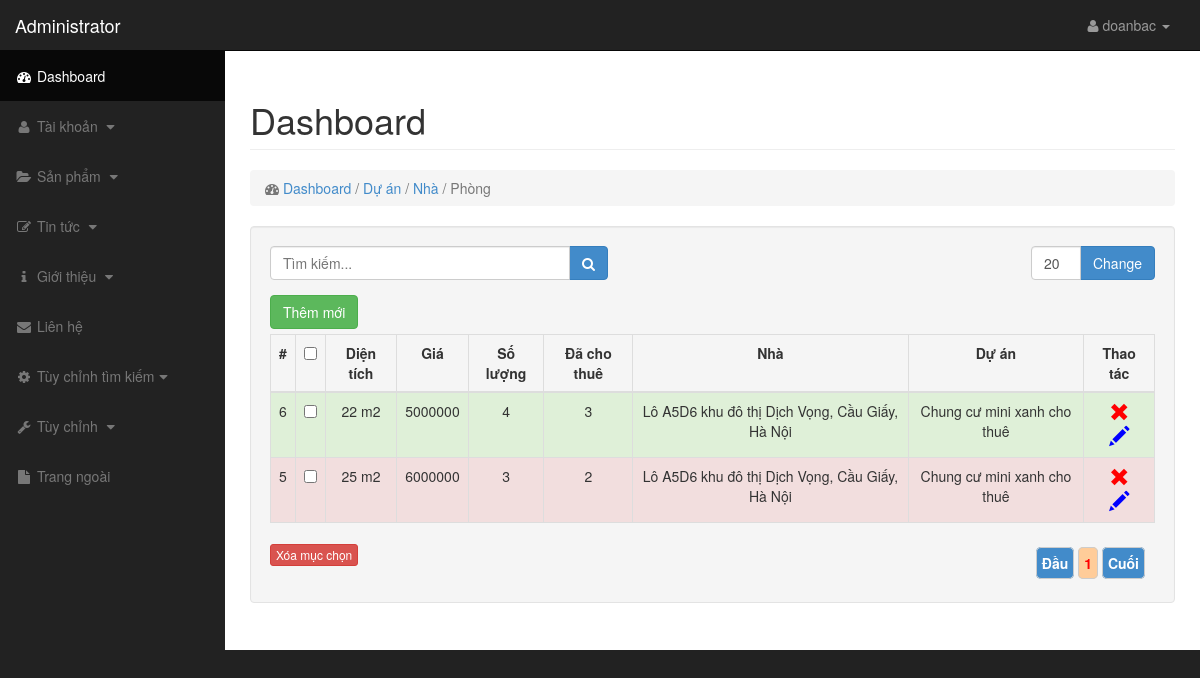
Screenshot of /bds@123/index.php?page=room&id_pro=1&id_house=22 (signed in) with the database file from the repository.
### tables this page shows
CREATE TABLE `tb_user` (
  `id` int(11) NOT NULL AUTO_INCREMENT,
  `username` varchar(255) NOT NULL,
  `password` varchar(255) NOT NULL,
  `email` varchar(255) NOT NULL,
  `groupid` tinyint(11) NOT NULL,
  `fullname` varchar(255) NOT NULL,
  `avatar` text NOT NULL,
  `sex` tinyint(1) NOT NULL,
  `phone` text NOT NULL,
  `address` text NOT NULL,
  `birthday` date NOT NULL,
  `created` timestamp NOT NULL DEFAULT CURRENT_TIMESTAMP ON UPDATE CURRENT_TIMESTAMP,
  `publish` tinyint(1) NOT NULL DEFAULT '0',
  `ipp` int(11) NOT NULL DEFAULT '20',
  `facebook` varchar(255) NOT NULL,
  `helper` tinyint(4) NOT NULL DEFAULT '0',
  PRIMARY KEY (`id`)
);

CREATE TABLE `tb_rooms` (
  `id_room` int(11) NOT NULL AUTO_INCREMENT,
  `area_room` float NOT NULL,
  `cost` bigint(20) NOT NULL,
  `quantity` int(11) NOT NULL,
  `description_room` text NOT NULL,
  `id_house` int(11) NOT NULL,
  `created` timestamp NOT NULL DEFAULT CURRENT_TIMESTAMP ON UPDATE CURRENT_TIMESTAMP,
  `room_rent` tinyint(4) NOT NULL,
  PRIMARY KEY (`id_room`)
);

CREATE TABLE `tb_house` (
  `id_house` int(11) NOT NULL AUTO_INCREMENT,
  `addr` varchar(255) NOT NULL,
  `area` float NOT NULL,
  `floors` tinyint(4) NOT NULL,
  `lat` double NOT NULL,
  `lng` double NOT NULL,
  `description` text NOT NULL,
  `id_product` int(11) NOT NULL,
  `created` timestamp NOT NULL DEFAULT CURRENT_TIMESTAMP ON UPDATE CURRENT_TIMESTAMP,
  `province` int(11) NOT NULL,
  `district` int(11) NOT NULL,
  `image_house` varchar(255) NOT NULL,
  `name_house` varchar(255) NOT NULL,
  `office_none` tinyint(4) NOT NULL DEFAULT '0',
  `cost_house` bigint(20) NOT NULL,
  PRIMARY KEY (`id_house`)
);

CREATE TABLE `tb_product` (
  `id_product` int(11) NOT NULL AUTO_INCREMENT,
  `name_product` varchar(255) NOT NULL,
  `image_link` varchar(255) NOT NULL,
  `created` timestamp NOT NULL DEFAULT CURRENT_TIMESTAMP ON UPDATE CURRENT_TIMESTAMP,
  `vitri_product` tinyint(4) NOT NULL,
  `type_product` tinyint(4) NOT NULL,
  PRIMARY KEY (`id_product`)
);

### configs/config.php (called while the page is built, shortened)
<?php
	$url='http://localhost/chungcuminixanh/';
?>

### bds@123/connect.php (called while the page is built, shortened)
<?php
	require_once('../configs/config.php');
	require_once('../model/thuvien.php');
	$lib=new LIB();
	$url=$url.'bds@123/';
?>

### bds@123/controller/room.php (called while the page is built, shortened)
<?php
	if(isset($_GET['id_house']))$id_house=$_GET['id_house'];
	if($form=='')
	{
		$str_list="SELECT * FROM tb_rooms,tb_house,tb_product where tb_rooms.id_house=tb_house.id_house and tb_product.id_product=tb_house.id_product and tb_rooms.id_house=".$id_house."";
		$str_list.=" ORDER BY id_room DESC";
		$list_room=$lib->selectall($str_list,$ipp);
	}
?>

### bds@123/view/room/room_list.php (the view, shortened to what this page needs)
<ol class="breadcrumb">
    <li class="active">
        <i class="fa fa-dashboard"></i> <a href="<?php echo $url?>index.php">Dashboard</a> / <a href="<?php echo $url?>index.php?page=project">Dự án</a> / <a href="<?php echo $url?>index.php?page=house&id_pro=<?php echo $_GET['id_pro']?>">Nhà</a> / Phòng
    </li>
</ol>
<div class="well">
    <div class="row">
        <div class="col-lg-12">
            <form method="get" action="index.php">
             <div class="form-group input-group col-lg-4" style="float:left;" >
                <p class="input-group-btn">
                <input value="<?php  if(isset($_GET['txtKey'])) echo $_GET['txtKey'];?>" name="txtKey" type="text" class="form-control" placeholder="Tìm kiếm...">
                 <button  type="submit" class="btn btn-primary"><i class="fa fa-search"></i></button>
                </p>
             </div>
             </form>
            <div class="form-group input-group" style="float:right;" >
            <form method="get" action="index.php">
                <p class="input-group-btn">
                <input value="<?php echo $ipp; ?>" type="text" name="ipp" class="form-control" style="width:50px !important;">
                <input type="submit" class="btn btn-primary" name="btnGui" value="Change" >
                </p>
             </form>
             </div>
        </div>
        <div class="col-lg-12">
        	<div id="add" style="margin-bottom:5px;"><a href="<?php echo $url; ?>index.php?page=room&id_house=<?php echo $_GET['id_house']?>&id_pro=<?php echo $_GET['id_pro']?>&action=add&form=1" class="btn btn-success">Thêm mới</a></div>
            <div class="table-responsive">
            <form action="" method="post">
                <table align="center" class="table table-bordered table-hover table-striped">
                    <thead>
                        <tr>
                            <td align="center" style="font-weight: bold">#</td>
                            <td align="center" style="font-weight: bold"><input type="checkbox" name="cball" id="cball"></td>
                            <td align="center" style="font-weight: bold">Diện tích</td>
                            <td align="center" style="font-weight: bold">Giá</td>
                            <td align="center" style="font-weight: bold">Số lượng</td>
                            <td align="center" style="font-weight: bold">Đã cho thuê</td>
                            <td align="center" style="font-weight: bold">Nhà</td>
                            <td align="center" style="font-weight: bold">Dự án</td>
                            <td align="center" style="font-weight: bold">Thao tác</td>
                        </tr>
                    </thead>
                    <tbody>
                        <?php
                            foreach($list_room as $key=>$item)
                            {
                                if(is_array($item))
                                {
                        ?>
                        <tr <?php if(($key%2==0)) echo "class='success'"; else echo "class='danger'";  ?>>
                            <td align="center"><?php echo $item['id_room'] ?></td>
                            <td align="center"><input type="checkbox" name="cbitem[]" value="<?php echo $item['id_room']?>" ></td>
                            <td align="center"><?php echo $item['area_room'] ?> m2</td>
                            <td align="center"><?php echo $item['cost'] ?></td>
                            <td align="center"><?php echo $item['quantity'] ?></td>
                            <td align="center"><?php echo $item['room_rent'] ?></td>
                            <td align="center"><?php echo $item['addr'] ?></td>
                            <td align="center"><?php echo $item['name_product'] ?></td>
                            <td align="center" class="action-f" style="text-align:center;">
                                <a href="<?php echo $url; ?>index.php?page=room&id_house=<?php echo $_GET['id_house']?>&id_pro=<?php echo $_GET['id_pro']?>&action=del&id=<?php echo $item['id_room'] ?>"
                                    onClick="return confirm('Do you want to delete this record ?')">
                                    <i class="glyphicon glyphicon-remove"></i>
                                </a>
                                <a href="<?php echo $url; ?>index.php?page=room&id_house=<?php echo $_GET['id_house']?>&id_pro=<?php echo $_GET['id_pro']?>&action=edit&form=1&id=<?php echo $item['id_room'] ?>">
                                    <i class="glyphicon glyphicon-pencil"></i>
                                </a>
                            </td>
                        </tr>
                        <?php
                                }
                           }
                        ?>
                    </tbody>
                </table>
                <div class="delete">
                    <div style="float:left;"><input type="submit" name="btnxoa" id="submit" value="Xóa mục chọn" onClick="return confirm('Sư huynh có chắc muốn xóa?')" class="btn btn-danger btn-xs"></div>
                    <div class="pages"><?php $lib->viewpage($link); ?></div>
                </div>
             </form>
            </div>
        </div>
    </div>
</div>

### bds@123/view/style/css/style.css (style rules this page uses)
* { margin:0; padding:0; }
.form-control { width:300px !important; }
.pages { padding:10px; float:right; }
.breadcrumb .active { white-space:nowrap !important; }

### bds@123/view/style/css/sb-admin.css (style rules this page uses)
body { margin-top: 100px; background-color: #222; }
@media (min-width:768px) { body { margin-top: 50px; } }
.action-f a i { font-size:20px; margin:0px 3px; }
.action-f a i.glyphicon-remove { color:#F00; }
.action-f a i.glyphicon-pencil { color:#00F; }

### rows the page displays
tb_user: ipp "20"
tb_rooms: id_room "6", area_room "22", cost "5000000", quantity "4", room_rent "3", id_house.addr "Lô A5D6 khu đô thị Dịch Vọng, Cầu Giấy, Hà Nội", tb_product.name_product "Chung cư mini xanh cho thuê"
tb_rooms: id_room "5", area_room "25", cost "6000000", quantity "3", room_rent "2", id_house.addr "Lô A5D6 khu đô thị Dịch Vọng, Cầu Giấy, Hà Nội", tb_product.name_product "Chung cư mini xanh cho thuê"

### other values shown
$_SESSION['loginadmin']['username'] "doanbac"
